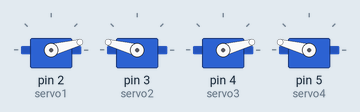
Simulated run of this sketch. Board: Arduino Uno, built with avr-gcc and run on an emulated ATmega328P. Parts: 4 × servo.

Above: at 0.05 s.
At 0.15 s:
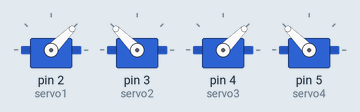
At 0.3 s:
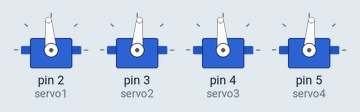
At 0.55 s:
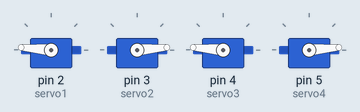
At 0.8 s:
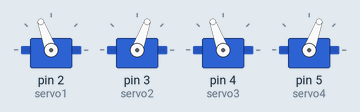
At 1.05 s:
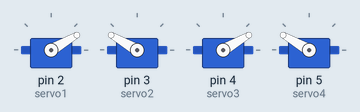
Timing chart, 0 to 3.0 s (numbered marks = the images above):
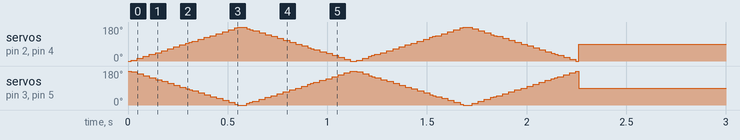

The sketch:

sweep_motion1.ino
```cpp
#include <Servo.h>

Servo servo1;
Servo servo2;
Servo servo3;
Servo servo4;

unsigned long startTime;

void setup() {
  servo1.attach(2);
  servo2.attach(3);
  servo3.attach(4);
  servo4.attach(5);

  startTime = millis();  // Start time
}

void loop() {
  unsigned long elapsed = millis() - startTime;

  if (elapsed < 2000) {
    // Sweep motion for 2 seconds
    for (int pos = 0; pos <= 180; pos += 5) {
      servo1.write(pos);
      servo2.write(180 - pos);
      servo3.write(pos);
      servo4.write(180 - pos);
      delay(15);
    }
    for (int pos = 180; pos >= 0; pos -= 5) {
      servo1.write(pos);
      servo2.write(180 - pos);
      servo3.write(pos);
      servo4.write(180 - pos);
      delay(15);
    }
  } else {
    // Hold position at 90°
    servo1.write(90);
    servo2.write(90);
    servo3.write(90);
    servo4.write(90);
  }
}
```
